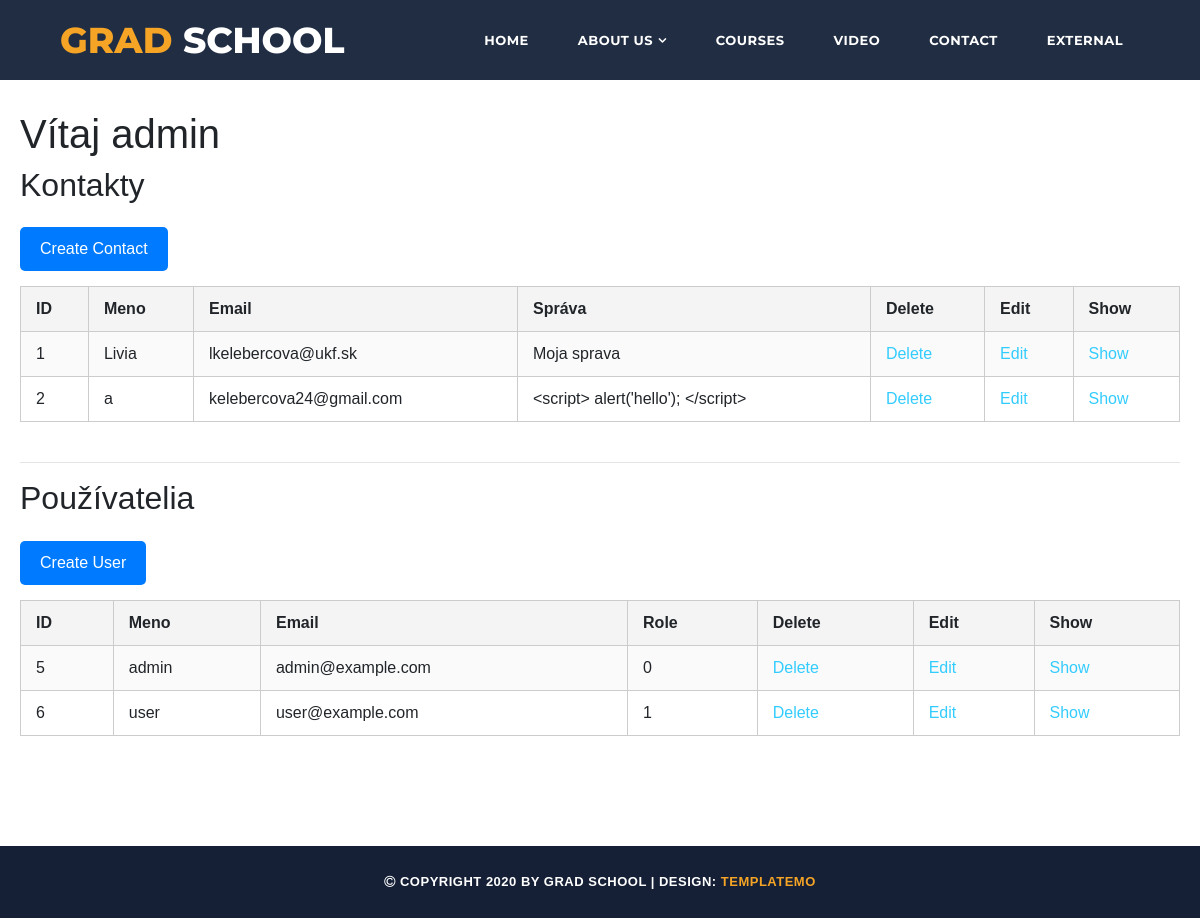
The app's page /admin.php with its own data.
### tables this page shows
CREATE TABLE `contact` (
  `id` int(11) NOT NULL,
  `name` varchar(150) NOT NULL,
  `email` varchar(150) NOT NULL,
  `message` text NOT NULL
);

CREATE TABLE `users` (
  `id` int(11) NOT NULL,
  `name` varchar(100) NOT NULL,
  `email` varchar(150) NOT NULL,
  `password` varchar(255) NOT NULL,
  `role` int(11) NOT NULL,
  `created_at` timestamp NOT NULL DEFAULT current_timestamp()
);

### _inc/classes/Database.php (called while the page is built, shortened)
<?php
class Database{
    private $host = "localhost";
    private $db = "db_blog";
    private $user = "root";
    private $pass = "";
    private $charset = "utf8";
    private $pdo;
    public function __construct() {
        $dsn = "mysql:host={$this->host};dbname={$this->db};charset={$this->charset}";
        try {
            $this->pdo = new PDO($dsn, $this->user, $this->pass);
            $this->pdo->setAttribute(PDO::ATTR_ERRMODE, PDO::ERRMODE_EXCEPTION);
        } catch (PDOException $e) {
            die('Connection failed: ' . $e->getMessage());
        }
    }
    public function getConnection(){
        return $this->pdo;
    }
}
?>

### _inc/classes/Contact.php (called while the page is built, shortened)
<?php
    class Contact{
        private $db;
        public function __construct(Database $database){
            $this->db = $database->getConnection();
        }
        public function index(){
            $stmt = $this->db->prepare("SELECT * FROM contact");
            $stmt->execute();
            return $stmt->fetchAll(PDO::FETCH_ASSOC);
        }
    }
?>

### _inc/classes/User.php (called while the page is built, shortened)
<?php
class User {
    private $db;
    public function __construct(Database $database) {
        $this->db = $database->getConnection();
    }
    public function index() {
        $stmt = $this->db->prepare("SELECT * FROM users");
        $stmt->execute();
        return $stmt->fetchAll(PDO::FETCH_ASSOC);
    }
}
?>

### admin.php (the view, shortened to what this page needs)
<?php
include('partials/header.php');
Assets::addStyle();
$db = new Database();
$contact = new Contact($db);
$contacts = $contact->index();
$user = new User($db);
$users = $user->index();
?>
<section class="container">
    <h1>Vítaj admin</h1>
    <h2>Kontakty</h2>
    <a href="contact-create.php" class="button">Create Contact</a>
    <table border="1">
        <tr>
            <th>ID</th>
            <th>Meno</th>
            <th>Email</th>
            <th>Správa</th>
            <th>Delete</th>
            <th>Edit</th>
            <th>Show</th>
        </tr>
        <?php foreach($contacts as $con): ?>
            <tr>
                <td><?= htmlspecialchars($con['id']) ?></td>
                <td><?= htmlspecialchars($con['name']) ?></td>
                <td><?= htmlspecialchars($con['email']) ?></td>
                <td><?= htmlspecialchars($con['message']) ?></td>
                <td><a href="?delete=<?= $con['id'] ?>" onclick="return confirm('Určite chcete vymazať túto správu?')">Delete</a></td>
                <td><a href="contact-edit.php?id=<?= $con['id'] ?>">Edit</a></td>
                <td><a href="contact-show.php?id=<?= $con['id'] ?>">Show</a></td>
            </tr>
        <?php endforeach; ?>
    </table>
    <hr>
    <h2>Používatelia</h2>
    <a href="user-create.php" class="button">Create User</a>
    <table border="1">
        <tr>
            <th>ID</th>
            <th>Meno</th>
            <th>Email</th>
            <th>Role</th>
            <th>Delete</th>
            <th>Edit</th>
            <th>Show</th>
        </tr>
        <?php foreach($users as $u): ?>
            <tr>
                <td><?= htmlspecialchars($u['id']) ?></td>
                <td><?= htmlspecialchars($u['name']) ?></td>
                <td><?= htmlspecialchars($u['email']) ?></td>
                <td><?= htmlspecialchars($u['role']) ?></td>
                <td><a href="?delete_user=<?= $u['id'] ?>" onclick="return confirm('Určite chcete vymazať tohto používateľa?')">Delete</a></td>
                <td><a href="user-edit.php?id=<?= $u['id'] ?>">Edit</a></td>
                <td><a href="user-show.php?id=<?= $u['id'] ?>">Show</a></td>
            </tr>
        <?php endforeach; ?>
    </table>
</section>
<?php
include('partials/footer.php');
?>

### partials/header.php (shortened to what this page needs)
<!DOCTYPE html>
<html lang="en">
  <head>
<?php
  Assets::addStylesheets();
?>
</head>
<body>
  <header class="main-header clearfix" role="header">
    <div class="logo">
      <a href="#"><em>Grad</em> School</a>
    </div>
    <nav id="menu" class="main-nav" role="navigation">
      <?php
      $menu = [
          'Home' => '#section1',
          'About Us' => [
              'url' => '#section2',
              'submenu' => [
                  'Who we are?' => '#section2',
                  'What we do?' => '#section3',
                  'How it works?' => '#section3',
                  'External URL' => 'https://templatemo.com/about'
              ]
          ],
          'Courses' => '#section4',
          'Video' => '#section5',
          'Contact' => '#section6',
          'External' => 'https://templatemo.com'
      ];
      ?>
      <ul class="main-menu">
      <?php echo MenuBuilder::getMenuHtml($menu); ?>
      </ul>
    </nav>
  </header>

### _inc/classes/Assets.php (shortened to what this page needs)
<?php
class Assets {
    public static function addStylesheets() {
        echo '<link rel="stylesheet" href="vendor/bootstrap/css/bootstrap.min.css">';
        echo '<link rel="stylesheet" href="assets/css/templatemo-grad-school.css">';
        echo '<link rel="stylesheet" href="https://cdnjs.cloudflare.com/ajax/libs/font-awesome/4.7.0/css/font-awesome.min.css">';
        $page_name = basename($_SERVER["SCRIPT_NAME"], '.php');
    }
    public static function addStyle() {
        $page_name = basename($_SERVER["SCRIPT_NAME"], '.php');
        switch ($page_name) {
            case 'admin':
                echo '<link rel="stylesheet" href="assets/css/admin.css">';
                break;
        }
    }
}

### _inc/classes/Menu.php
<?php
class MenuBuilder {
    public static function getMenuHtml(array $pages) {
        $menuItems = '';
        foreach ($pages as $page_name => $page_data) {
            if (is_array($page_data)) {
                $menuItems .= '<li class="has-submenu"><a href="' . $page_data['url'] . '">' . $page_name . '</a>';
                $menuItems .= '<ul class="sub-menu">';
                foreach ($page_data['submenu'] as $sub_name => $sub_url) {
                    $attrs = '';
                    if (str_starts_with($sub_url, 'http')) {
                        $attrs = ' class="external" rel="sponsored"';
                    }
                    $menuItems .= '<li><a href="' . $sub_url . '"' . $attrs . '>' . $sub_name . '</a></li>';
                }
                $menuItems .= '</ul></li>';
            } else {
                $attrs = '';
                if (str_starts_with($page_data, 'http')) {
                    $attrs = ' class="external" rel="sponsored"';
                }
                $menuItems .= '<li><a href="' . $page_data . '"' . $attrs . '>' . $page_name . '</a></li>';
            }
        }
        return $menuItems;
    }
}

### partials/footer.php (shortened to what this page needs)
  <footer>
    <div class="container">
      <div class="row">
        <div class="col-md-12">
          <p><i class="fa fa-copyright"></i> Copyright 2020 by Grad School
           | Design: <a href="https://templatemo.com" rel="sponsored" target="_parent">TemplateMo</a></p>
        </div>
      </div>
    </div>
  </footer>
</body>
</html>

### assets/css/templatemo-grad-school.css (style rules this page uses)
body { font-family: 'Montserrat', sans-serif; }
a { color: #3CF; text-decoration: none; }
ul { padding: 0px; margin: 0px; list-style: none; }
p { font-size: 13px; line-height: 22px; }
.main-header { background-color: rgba(22,34,57,0.95); height: 80px; position: fixed; z-index: 12; width: 100%; top: 0; }
.main-header .logo { float: left; line-height: 80px; padding-left: 60px; }
.main-header .logo a { font-size: 36px; text-transform: uppercase; font-weight: 800; color: #fff; }
.main-header .logo a em { font-style: normal; color: #f5a425; }
.main-menu { float: right; padding-right: 60px; }
.main-menu li { display: inline-block; line-height: 79px; margin-left: 15px; position: relative; }
.main-menu li:first-child { margin-left: 0px; }
.main-menu li a { padding: 10px 15px; font-size: 13px; text-transform: uppercase; letter-spacing: 0.5px; font-weight: 700; color: #fff; border: 2px solid transparent; transition: all 0.5s; }
.main-menu li.has-submenu a:after { content: '\f107'; font-family: "FontAwesome"; margin-left: 5px; }
footer { background-color: #152036; text-align: center; }
footer p { margin-bottom: 0px; padding: 25px 0px; color: #fff; font-size: 13px; text-transform: uppercase; font-weight: 600; letter-spacing: 0.5px; }
footer p a, footer p a:hover { color: #f5a425; }

### assets/css/admin.css (style rules this page uses)
.container { margin-top: 110px; padding: 0 20px; max-width: 1200px; margin-left: auto; margin-right: auto; font-family: Arial, sans-serif; }
table { width: 100%; border-collapse: collapse; margin-bottom: 40px; }
th, td { border: 1px solid #ccc; padding: 10px 15px; text-align: left; }
th { background-color: #f4f4f4; }
tr:nth-child(even) { background-color: #fafafa; }
.button { display: inline-block; padding: 10px 20px; margin: 15px 0; background-color: #007BFF; color: white; text-decoration: none; border-radius: 5px; transition: background-color 0.3s ease; }

### records on screen
contact: id "1", name "Livia", email "lkelebercova@ukf.sk", message "Moja sprava"
contact: id "2", name "a", email "kelebercova24@gmail.com", message "<script> alert('hello'); </script>"
users: id "5", name "admin", email "admin@example.com", role "0"
users: id "6", name "user", email "user@example.com", role "1"

### other values on screen
$page_name "HOME"
$page_name "ABOUT US"
$page_name "COURSES"
$page_name "VIDEO"
$page_name "CONTACT"
$page_name "EXTERNAL"
